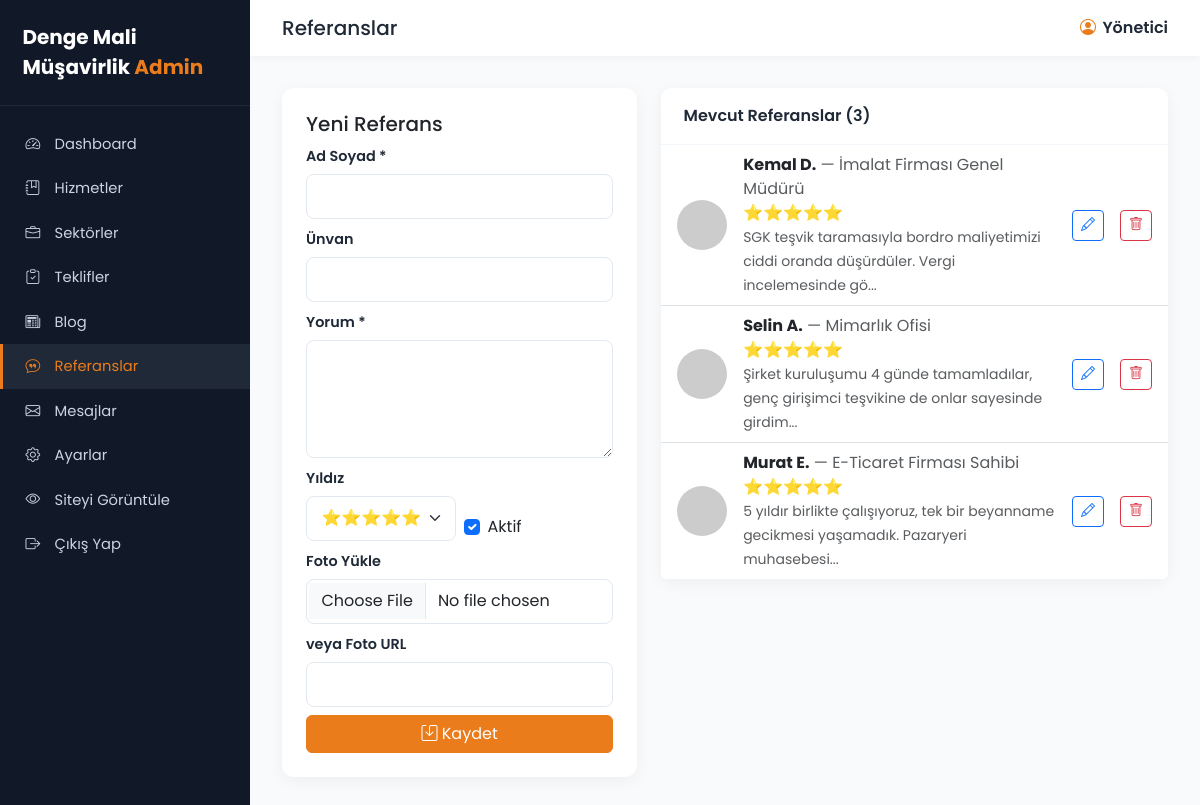
Screenshot of /admin/referanslar.php (signed in) with the database file from the repository.
### tables this page shows
CREATE TABLE `referanslar` (
  `id` INT AUTO_INCREMENT PRIMARY KEY,
  `ad` VARCHAR(100) NOT NULL,
  `unvan` VARCHAR(120),
  `yorum` TEXT,
  `foto` VARCHAR(255),
  `yildiz` TINYINT DEFAULT 5,
  `durum` TINYINT DEFAULT 1
);

### inc/helpers.php (called while the page is built, shortened)
<?php
require_once __DIR__ . '/db.php';
function e($s) { return htmlspecialchars($s ?? '', ENT_QUOTES, 'UTF-8'); }
function ayarlar() {
    static $cache = null;
    if ($cache === null) {
        global $db;
        $cache = [];
        foreach ($db->query("SELECT anahtar, deger FROM ayarlar") as $r) {
            $cache[$r['anahtar']] = $r['deger'];
        }
    }
    return $cache;
}
function ayar($k, $varsayilan = '') {
    $a = ayarlar();
    return $a[$k] ?? $varsayilan;
}

### admin/inc/auth.php (called while the page is built, shortened)
<?php
require_once __DIR__ . '/../../inc/helpers.php';
$adminAd = $_SESSION['admin_ad'] ?? 'Yönetici';

### admin/referanslar.php (the view, shortened to what this page needs)
<?php
$adminTitle='Referanslar';
require_once __DIR__ . '/inc/crud.php';
$duzId = (int)($_GET['id'] ?? 0);
$d = ['id'=>0,'ad'=>'','unvan'=>'','yorum'=>'','foto'=>'','yildiz'=>5,'durum'=>1];
$liste = $db->query("SELECT * FROM referanslar ORDER BY id DESC")->fetchAll();
require_once __DIR__ . '/inc/header.php';
?>
<div class="row g-4">
  <div class="col-lg-5">
    <form method="post" enctype="multipart/form-data" class="card p-4">
      <h5><?= $duzId?'Referans Düzenle':'Yeni Referans' ?></h5>
      <div class="mb-2"><label class="form-label">Ad Soyad *</label><input class="form-control" name="ad" value="<?= e($d['ad']) ?>" required></div>
      <div class="mb-2"><label class="form-label">Ünvan</label><input class="form-control" name="unvan" value="<?= e($d['unvan']) ?>"></div>
      <div class="mb-2"><label class="form-label">Yorum *</label><textarea class="form-control" name="yorum" rows="4" required><?= e($d['yorum']) ?></textarea></div>
      <div class="row g-2 mb-2">
        <div class="col-6"><label class="form-label">Yıldız</label><select class="form-select" name="yildiz"><?php for($i=5;$i>=1;$i--): ?><option value="<?= $i ?>" <?= $d['yildiz']==$i?'selected':'' ?>><?= str_repeat('⭐',$i) ?></option><?php endfor; ?></select></div>
        <div class="col-6 d-flex align-items-end"><div class="form-check"><input type="checkbox" class="form-check-input" id="durum" name="durum" <?= $d['durum']?'checked':'' ?>><label class="form-check-label" for="durum">Aktif</label></div></div>
      </div>
      <div class="mb-2"><label class="form-label">Foto Yükle</label><input type="file" class="form-control" name="foto_file" accept="image/*"></div>
      <div class="mb-2"><label class="form-label">veya Foto URL</label><input class="form-control" name="foto_url" value="<?= e($d['foto']) ?>"></div>
      <button class="btn btn-primary"><i class="bi bi-save"></i> Kaydet</button>
    </form>
  </div>
  <div class="col-lg-7">
    <div class="card">
      <div class="card-header">Mevcut Referanslar (<?= count($liste) ?>)</div>
      <ul class="list-group list-group-flush">
        <?php foreach($liste as $r): ?>
        <li class="list-group-item d-flex align-items-center gap-3">
          <?php if($r['foto']): ?><img src="<?= e($r['foto']) ?>" style="width:50px;height:50px;border-radius:50%;object-fit:cover"><?php endif; ?>
          <div class="flex-grow-1">
            <strong><?= e($r['ad']) ?></strong> <span class="text-muted">— <?= e($r['unvan']) ?></span>
            <div><?= str_repeat('⭐',(int)$r['yildiz']) ?></div>
            <small class="text-muted"><?= e(mb_substr($r['yorum'],0,90)) ?>...</small>
          </div>
          <a href="?id=<?= $r['id'] ?>" class="btn btn-sm btn-outline-primary"><i class="bi bi-pencil"></i></a>
          <a href="?sil=<?= $r['id'] ?>" class="btn btn-sm btn-outline-danger" onclick="return confirm('Silinsin mi?')"><i class="bi bi-trash"></i></a>
        </li>
        <?php endforeach; ?>
      </ul>
    </div>
  </div>
</div>
<?php require_once __DIR__ . '/inc/footer.php'; ?>

### admin/inc/header.php (shortened to what this page needs)
<?php
require_once __DIR__ . '/auth.php';
$current = basename($_SERVER['SCRIPT_NAME']);
$adminTitle = $adminTitle ?? 'Yönetim Paneli';
$yeniMesaj = (int)$db->query("SELECT COUNT(*) FROM mesajlar WHERE okundu=0")->fetchColumn();
try { $yeniTeklif = (int)$db->query("SELECT COUNT(*) FROM teklifler WHERE durum='yeni'")->fetchColumn(); } catch(Exception $e){ $yeniTeklif=0; }
?>
<!doctype html>
<html lang="tr">
<head>
<title><?= e($adminTitle) ?> — <?= e(ayar('site_adi')) ?></title>
<link href="https://cdn.jsdelivr.net/npm/bootstrap@5.3.2/dist/css/bootstrap.min.css" rel="stylesheet">
<link href="https://cdn.jsdelivr.net/npm/bootstrap-icons@1.11.2/font/bootstrap-icons.css" rel="stylesheet">
</head>
<body>
<aside class="sidebar">
  <div class="brand"><?= e(ayar('site_adi')) ?> <span>Admin</span></div>
  <?php
  $menu = [
    'dashboard.php' => ['bi-speedometer2','Dashboard',0],
    'hizmetler.php' => ['bi-journal-bookmark','Hizmetler',0],
    'projeler.php'  => ['bi-briefcase','Sektörler',0],
    'teklifler.php' => ['bi-clipboard-check','Teklifler',$yeniTeklif],
    'blog.php'      => ['bi-newspaper','Blog',0],
    'referanslar.php'=> ['bi-chat-quote','Referanslar',0],
    'mesajlar.php'  => ['bi-envelope','Mesajlar',$yeniMesaj],
    'ayarlar.php'   => ['bi-gear','Ayarlar',0],
  ];
  foreach($menu as $f=>$it):
    $active = (str_starts_with($current, explode('.',$f)[0])) ? 'active' : '';
  ?>
    <a href="<?= SITE_URL ?>/admin/<?= $f ?>" class="<?= $active ?>"><i class="bi <?= $it[0] ?>"></i><span><?= $it[1] ?></span><?php if($it[2]): ?><span class="badge"><?= $it[2] ?></span><?php endif; ?></a>
  <?php endforeach; ?>
  <a href="<?= SITE_URL ?>/" target="_blank"><i class="bi bi-eye"></i><span>Siteyi Görüntüle</span></a>
  <a href="<?= SITE_URL ?>/admin/logout.php"><i class="bi bi-box-arrow-right"></i><span>Çıkış Yap</span></a>
</aside>
<main class="main">
  <div class="topbar">
    <h1><?= e($adminTitle) ?></h1>
    <div class="user"><i class="bi bi-person-circle"></i><?= e($adminAd) ?></div>
  </div>
  <div class="content">

### admin/inc/footer.php (shortened to what this page needs)
  </div>
</main>
</body>
</html>

### admin/inc/header.php (style rules this page uses)
:root { --primary:#ea7c1c;--primary-dark:#c66514;--dark:#1f2937;--sidebar:#111827;--light:#f9fafb }
body { font-family:'Poppins',sans-serif;background:var(--light);margin:0 }
.sidebar { position:fixed;left:0;top:0;bottom:0;width:250px;background:var(--sidebar);color:#cbd5e1;padding:1.4rem 0;overflow-y:auto }
.sidebar .brand { padding:0 1.4rem 1.4rem;border-bottom:1px solid #1f2937;margin-bottom:1rem;color:#fff;font-weight:700;font-size:1.25rem }
.sidebar .brand span { color:var(--primary) }
.sidebar a { display:flex;align-items:center;padding:.7rem 1.4rem;color:#cbd5e1;text-decoration:none;font-size:.92rem;transition:.2s;border-left:3px solid transparent }
.sidebar a i { margin-right:.7rem;width:18px }
.sidebar a:hover,.sidebar a.active { background:#1f2937;color:#fff;border-left-color:var(--primary) }
.sidebar a.active { color:var(--primary) }
.main { margin-left:250px;padding:0 }
.topbar { background:#fff;padding:1rem 2rem;display:flex;justify-content:space-between;align-items:center;box-shadow:0 2px 6px rgba(0,0,0,.04) }
.topbar h1 { font-size:1.25rem;margin:0;color:var(--dark) }
.topbar .user { color:var(--dark);font-weight:600 }
.topbar .user i { color:var(--primary);margin-right:.4rem }
.content { padding:2rem }
.card { border:none;box-shadow:0 4px 16px rgba(0,0,0,.05);border-radius:12px }
.card-header { background:#fff;border-bottom:1px solid #f1f5f9;padding:1rem 1.4rem;font-weight:600;color:var(--dark);border-radius:12px 12px 0 0!important }
.btn-primary { background:var(--primary);border-color:var(--primary) }
.form-control,.form-select { border-radius:8px;padding:.6rem .9rem;border:1px solid #e2e8f0 }
.form-label { font-weight:600;color:var(--dark);font-size:.9rem;margin-bottom:.4rem }

### rows the page displays
referanslar: ad "Kemal D.", unvan "İmalat Firması Genel Müdürü", yildiz "⭐⭐⭐⭐⭐", yorum "SGK teşvik taramasıyla bordro maliyetimizi ciddi oranda düşürdüler. Vergi incelemesinde gö"
referanslar: ad "Selin A.", unvan "Mimarlık Ofisi", yildiz "⭐⭐⭐⭐⭐", yorum "Şirket kuruluşumu 4 günde tamamladılar, genç girişimci teşvikine de onlar sayesinde girdim"
referanslar: ad "Murat E.", unvan "E-Ticaret Firması Sahibi", yildiz "⭐⭐⭐⭐⭐", yorum "5 yıldır birlikte çalışıyoruz, tek bir beyanname gecikmesi yaşamadık. Pazaryeri muhasebesi"

### other values shown
ayar('site_adi') "Denge Mali Müşavirlik"
$it[1] "Dashboard"
$it[1] "Hizmetler"
$it[1] "Sektörler"
$it[1] "Teklifler"
$it[1] "Blog"
$it[1] "Referanslar"
$it[1] "Mesajlar"
$it[1] "Ayarlar"
$adminTitle "Referanslar"
$adminAd "Yönetici"
count($liste) "3"
form field yildiz "⭐⭐⭐⭐⭐"
